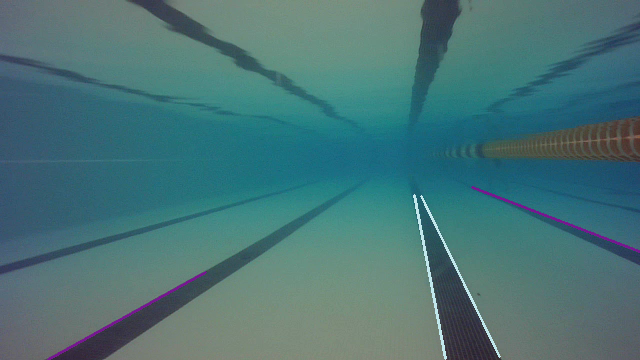
#> input picture something.png, 640 x 360 px
$ python -i lane_detection.py   (imports and definitions only)
#> lines starting #> are read from the running program, lines starting #| are printed output that depends on the picture; after the words box and inside, x2 and y2 are one past the last pixel; in counts of white or black regions, pixels touching at a corner belong together
#> further down, picture is the input picture: shape (360, 640, 3); mean B, G, R 118.1, 115.5, 72.2
import cv2, math
import numpy as np
import matplotlib.pyplot as plt


def detect_lines(
    img: np.ndarray,
    threshold1: int = 50,
    threshold2: int = 150,
    apertureSize: int = 3,
    minLineLength: int = 100,
    maxLineGap: int = 10,
) -> np.ndarray:
    """
    Takes an image and returns a list of detected lines.

        Parameters:
            img (np.ndarray): The image to process.
            threshold1 (int): The first threshold for the Canny edge detector (default: 50).
            threshold2 (int): The second threshold for the Canny edge detector (default: 150)
            apertureSize (int): The aperture size for the Sobel operator (default: 3)
            minLineLength (int): The minimum length of a line (default: 100)
            maxLineGap (int): The maximum gap between two points to be considered in the same line (default: 10)

        Returns:
            lines (np.ndarray)
    """
#> called with threshold1 = 50, threshold2 = 150, apertureSize = 3, minLineLength = 100, maxLineGap = 10
    img = cv2.GaussianBlur(img, (9,9), 0)
    gray = cv2.cvtColor(img, cv2.COLOR_BGR2GRAY)
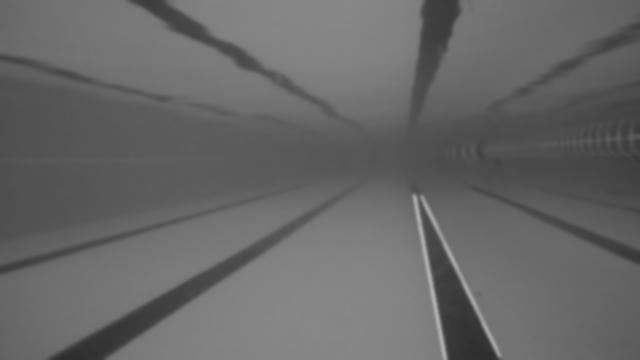
#> gray: shape (360, 640); min 45, max 176, mean 102.8
    _,bw = cv2.threshold(gray, 80, 255, cv2.THRESH_BINARY)
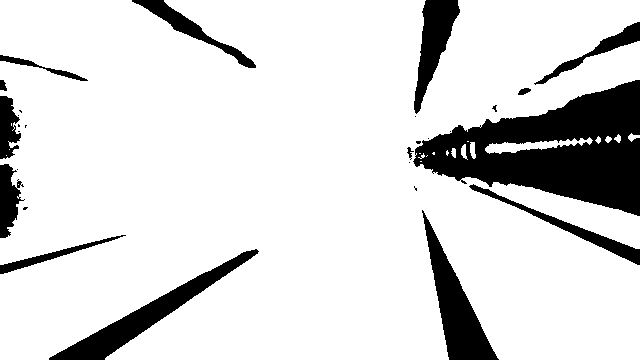
#> bw: shape (360, 640); 85.4% white; 28 black regions (14 under 20 px), largest, box (x1, y1, x2, y2) and area: (413, 80, 640, 216) 16217, (49, 249, 259, 360) 3977, (422, 210, 499, 360) 3814
    #kernel = np.ones((5, 5), np.float32) / 25
    edges = cv2.Canny(bw, threshold1, threshold2, apertureSize=apertureSize)
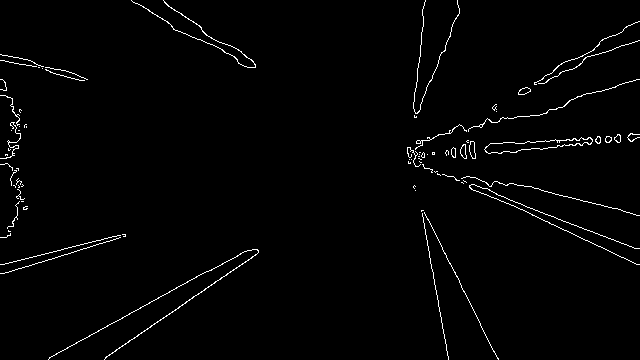
#> edges: shape (360, 640); 1.6% white in thin lines or dots
    lines = cv2.HoughLinesP(
        edges, 1, np.pi / 180, 100, minLineLength=minLineLength, maxLineGap=maxLineGap
    )
#> lines = [[2, 273, 125, 236], [49, 358, 206, 271], [508, 199, 635, 248], [493, 197, 638, 264], [105, 357, 251, 258], [512, 183, 629, 212], [442, 249, 498, 359]]
    return lines


# [118 lines left out: functions draw_lines, get_slopes_intercepts, detect_lanes, draw_lanes, not called in this run]

>>> import cv2
>>> picture = cv2.imread('something.png')
>>> result = detect_lines(picture)
#> result has the same summary as lines in detect_lines
